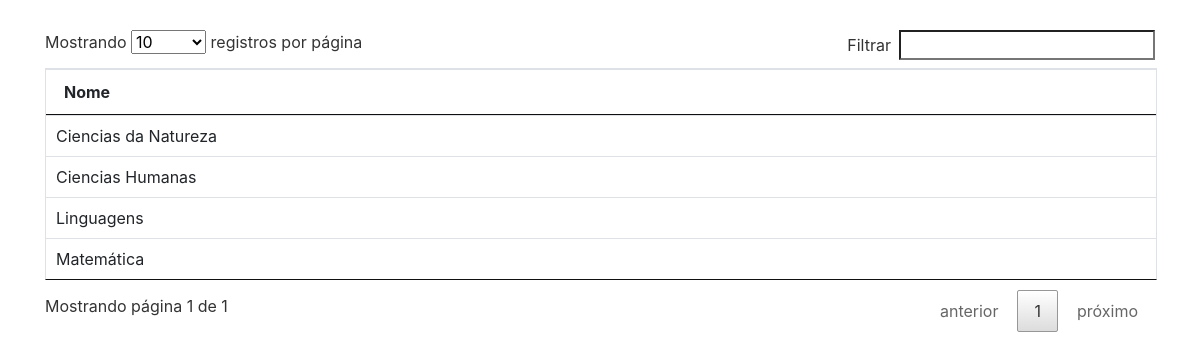
The app's page /listagem-disc.php, older data.
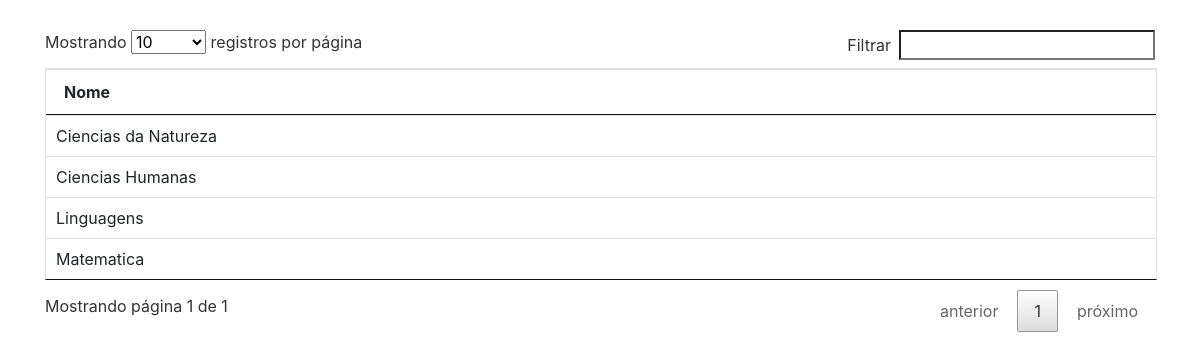
The same page, newer data.
### tables this page shows
CREATE TABLE IF NOT EXISTS `disciplina` (
  `id` int(11) NOT NULL AUTO_INCREMENT,
  `nome` varchar(30) NOT NULL,
  PRIMARY KEY (`id`)
);

### listagem-disc.php (the view, shortened to what this page needs)
<?php
    require_once 'conexao.php';
?>
<!DOCTYPE html>
<html lang="pt-br">
<head>
    <link rel="stylesheet" href="css/bootstrap.min.css">
    <link rel="stylesheet" href="css/datatable.css">
    <link rel="stylesheet" href="css/dataTables.bootstrap.min.css">
</head>
<body>
<div class="container" style="position:relative;top:30px;">
        <table id="tabela" class="table table-bordered table-hover">
            <thead>
                <tr class="th">
                    <th>Nome</th>
                </tr>
            </thead>
            <tbody>
                <?php
                    $sql = "SELECT * FROM disciplina";
                    $resultado = mysqli_query($conn, $sql);
                    while($row = mysqli_fetch_array($resultado)):
                ?>
                <tr>
                    <td><?php echo utf8_encode($row['nome'])?></td>
                </tr>
                <?php
                    endwhile;
                ?>
            </tbody>
        </table>
    </div>
</body>
</html>
</body>
</html>

Row changes from the older to the newer data that the page shows:
changed disciplina: nome "Matemática" → "Matematica"
